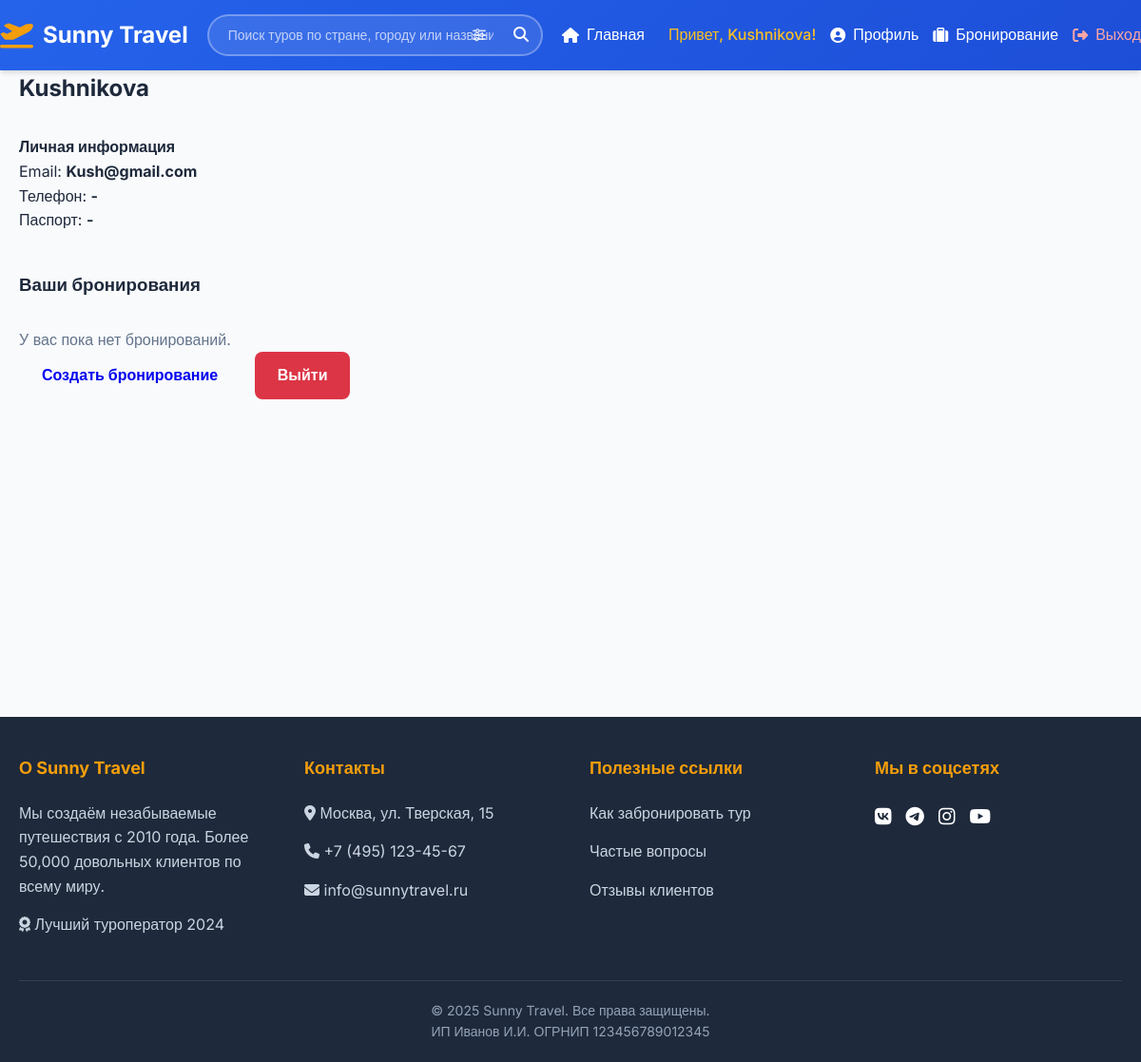
The page /profile/ (signed in) on the database as committed earlier.
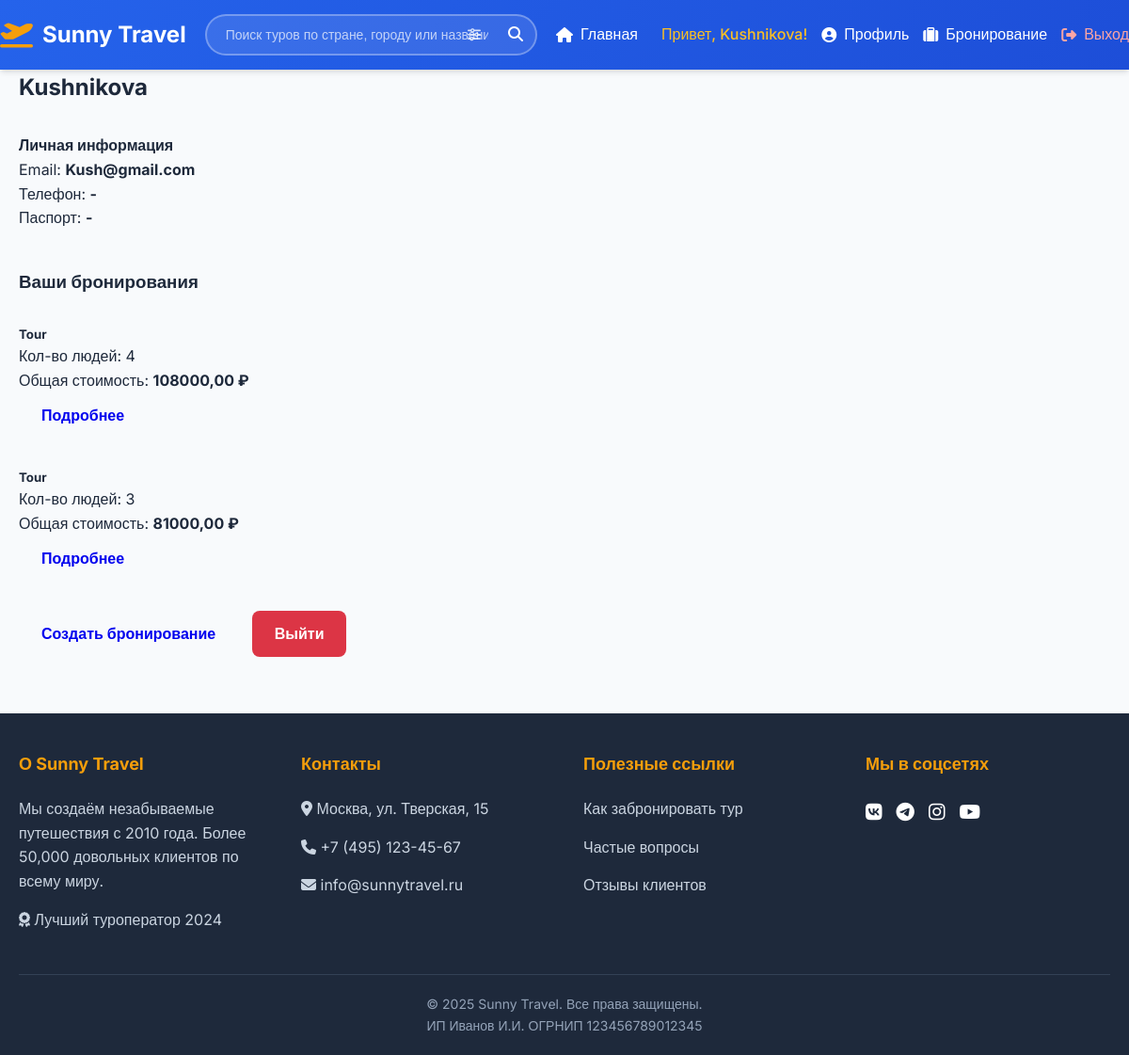
The same page on the database as committed later.
### main/models.py (models this page shows, shortened)
class Client(models.Model):
    full_name = models.CharField(max_length=100)
    email = models.EmailField()
    phone = models.CharField(max_length=20)
    passport_number = models.CharField(max_length=20)
    birth_date = models.DateField()
    address = models.CharField(max_length=255)

class Booking(models.Model):
    user = models.ForeignKey(User, on_delete=models.CASCADE, null=True, blank=True)
    client = models.ForeignKey(Client, on_delete=models.CASCADE)
    tour = models.ForeignKey(Tour, on_delete=models.CASCADE)
    hotel = models.ForeignKey(Hotel, on_delete=models.CASCADE)
    transport = models.ForeignKey(Transport, on_delete=models.CASCADE)
    people = models.IntegerField()
    total_price = models.DecimalField(max_digits=10, decimal_places=2)

class Tour(models.Model):
    title = models.CharField(max_length=100)
    country = models.CharField(max_length=100)
    duration_days = models.IntegerField()
    description = models.TextField()
    price = models.DecimalField(max_digits=10, decimal_places=2)
    available = models.BooleanField(default=True)

### main/views.py (the view)
# urls.py: path('profile/', views.profile, name='profile'),
@login_required
def profile(request):
    try:
        client = Client.objects.get(email=request.user.email)
    except Client.DoesNotExist:
        client = Client.objects.create(
            full_name=f"{request.user.first_name} {request.user.last_name}".strip() or request.user.username,
            email=request.user.email,
            phone="-",
            passport_number="-",
            birth_date="2000-01-01",
            address="Не указано"
        )
    bookings = Booking.objects.filter(user=request.user)
    return render(request, "main/profile.html", {
        "client": client,
        "bookings": bookings
    })

### main/templates/main/profile.html
{% extends "main/base.html" %}
{% block content %}
<h2 class="fw-bold mb-3">{{ client.full_name }}</h2>
<div class="card shadow p-4 mb-4">
    <h4>Личная информация</h4>
    <p>Email: <strong>{{ client.email }}</strong></p>
    <p>Телефон: <strong>{{ client.phone }}</strong></p>
    <p>Паспорт: <strong>{{ client.passport_number }}</strong></p>
</div>
<h3 class="fw-bold mb-3">Ваши бронирования</h3>
{% if bookings %}
    {% for booking in bookings %}
        <div class="card shadow p-3 mb-3">
            <h5>{{ booking.tour.title }}</h5>
            <p>Кол-во людей: {{ booking.people }}</p>
            <p>Общая стоимость: <strong>{{ booking.total_price }} ₽</strong></p>
            <a href="{% url 'main:booking_detail' booking.id %}" class="btn">Подробнее</a>
        </div>
    {% endfor %}
{% else %}
    <p class="text-muted">У вас пока нет бронирований.</p>
{% endif %}
<a href="{% url 'main:create_booking' %}" class="btn">Создать бронирование</a>
<a href="{% url 'main:logout' %}" class="btn" style="background:#dc3545;color:white;margin-left:10px;">Выйти</a>
{% endblock %}

### main/templates/main/base.html (shortened to what this page needs)
<!doctype html>
<html lang="ru">
<head>
  <link rel="stylesheet" href="https://cdnjs.cloudflare.com/ajax/libs/font-awesome/6.4.0/css/all.min.css">
</head>
<body>
  <header>
    <div class="container header-container">
      <a class="logo" href="{% url 'main:home' %}">
        <i class="fas fa-plane-departure"></i>
        <span>Sunny Travel</span>
      </a>
      <div class="search-container">
        <form action="{% url 'main:search' %}" method="get" class="search-form" id="searchForm">
          <input type="text"
                 name="q"
                 id="searchInput"
                 class="search-input"
                 placeholder="Поиск туров по стране, городу или названию..."
                 value="{{ request.GET.q|default:'' }}"
                 autocomplete="off">
          <button type="submit" class="search-button">
            <i class="fas fa-search"></i>
          </button>
          <a href="{% url 'main:search' %}" class="advanced-search-btn" title="Расширенный поиск">
            <i class="fas fa-sliders-h"></i>
          </a>
        </form>
      </div>
      <nav>
        <a href="{% url 'main:home' %}">
          <i class="fas fa-home"></i>
          <span>Главная</span>
        </a>
        {% if user.is_authenticated %}
          <div class="user-info">
            <span style="color: #fbbf24;">Привет, {{ user.username }}!</span>
            <a href="{% url 'main:profile' %}">
              <i class="fas fa-user-circle"></i>
              <span>Профиль</span>
            </a>
            <a href="{% url 'main:create_booking' %}">
              <i class="fas fa-suitcase"></i>
              <span>Бронирование</span>
            </a>
            <a href="{% url 'main:logout' %}" style="color: #fca5a5;">
              <i class="fas fa-sign-out-alt"></i>
              <span>Выход</span>
            </a>
          </div>
        {% endif %}
      </nav>
    </div>
  </header>
  <main class="container">
    {% block content %}{% endblock %}
  </main>
  <footer>
    <div class="container">
      <div class="footer-content">
        <div class="footer-section">
          <h3>О Sunny Travel</h3>
          <p>Мы создаём незабываемые путешествия с 2010 года. Более 50,000 довольных клиентов по всему миру.</p>
          <p><i class="fas fa-award"></i> Лучший туроператор 2024</p>
        </div>
        <div class="footer-section">
          <h3>Контакты</h3>
          <p><i class="fas fa-map-marker-alt"></i> Москва, ул. Тверская, 15</p>
          <p><i class="fas fa-phone"></i> +7 (495) 123-45-67</p>
          <p><i class="fas fa-envelope"></i> info@sunnytravel.ru</p>
        </div>
        <div class="footer-section">
          <h3>Полезные ссылки</h3>
          <p><a href="#" style="color:#cbd5e1;text-decoration:none;">Как забронировать тур</a></p>
          <p><a href="#" style="color:#cbd5e1;text-decoration:none;">Частые вопросы</a></p>
          <p><a href="#" style="color:#cbd5e1;text-decoration:none;">Отзывы клиентов</a></p>
        </div>
        <div class="footer-section">
          <h3>Мы в соцсетях</h3>
          <div class="social-links">
            <a href="#"><i class="fab fa-vk"></i></a>
            <a href="#"><i class="fab fa-telegram"></i></a>
            <a href="#"><i class="fab fa-instagram"></i></a>
            <a href="#"><i class="fab fa-youtube"></i></a>
          </div>
        </div>
      </div>
      <div class="footer-bottom">
        <p>&copy; {% now "Y" %} Sunny Travel. Все права защищены.</p>
        <p>ИП Иванов И.И. ОГРНИП 123456789012345</p>
      </div>
    </div>
  </footer>
</body>
</html>

### main/templates/main/base.html (style rules this page uses)
:root { --primary: #2563eb; --primary-dark: #1d4ed8; --secondary: #f59e0b; --accent: #10b981; --light: #f8fafc; --dark: #1e293b; --muted: #64748b; --card-bg: #ffffff; --card-border: #e2e8f0; --shadow: 0 4px 6px -1px rgba(0, 0, 0, 0.1), 0 2px 4px -1px rgba(0, 0, 0, 0.06); --shadow-lg: 0 10px 15px -3px rgba(0, 0, 0, 0.1), 0 4px 6px -2px rgba(0, 0, 0, 0.05); }
* { margin: 0; padding: 0; box-sizing: border-box; }
body { font-family: 'Inter', sans-serif; background-color: var(--light); color: var(--dark); line-height: 1.6; }
header { background: linear-gradient(135deg, var(--primary) 0%, var(--primary-dark) 100%); color: white; box-shadow: var(--shadow); position: sticky; top: 0; z-index: 1000; }
.container { max-width: 1200px; margin: 0 auto; padding: 0 20px; }
.header-container { display: flex; justify-content: space-between; align-items: center; padding: 15px 0; }
.logo { display: flex; align-items: center; gap: 10px; text-decoration: none; color: white; font-size: 24px; font-weight: 700; }
.logo i { color: var(--secondary); font-size: 28px; }
.search-container { flex: 1; max-width: 500px; margin: 0 20px; position: relative; }
.search-form { position: relative; }
.search-input { width: 100%; padding: 12px 50px 12px 20px; border: 2px solid rgba(255,255,255,0.3); border-radius: 30px; font-size: 14px; background: rgba(255,255,255,0.1); color: white; transition: all 0.3s; }
.search-input::placeholder { color: rgba(255,255,255,0.7); }
.search-button { position: absolute; right: 15px; top: 50%; transform: translateY(-50%); background: none; border: none; color: white; cursor: pointer; font-size: 16px; }
.advanced-search-btn { position: absolute; right: 60px; top: 50%; transform: translateY(-50%); color: rgba(255,255,255,0.8); text-decoration: none; font-size: 14px; }
nav { display: flex; align-items: center; gap: 25px; }
nav a { color: white; text-decoration: none; font-weight: 500; font-size: 16px; transition: all 0.3s ease; display: flex; align-items: center; gap: 8px; }
.user-info { display: flex; align-items: center; gap: 15px; }
.user-info span { font-weight: 500; }
.btn { display: inline-flex; align-items: center; justify-content: center; gap: 8px; padding: 12px 24px; border-radius: 8px; font-weight: 600; text-decoration: none; cursor: pointer; transition: all 0.3s ease; border: none; font-size: 16px; }
main { min-height: calc(100vh - 180px); }
footer { background-color: var(--dark); color: white; padding: 40px 0 20px; margin-top: 60px; }
.footer-content { display: grid; grid-template-columns: repeat(auto-fit, minmax(250px, 1fr)); gap: 40px; margin-bottom: 30px; }
.footer-section h3 { color: var(--secondary); margin-bottom: 20px; font-size: 18px; }
.footer-section p { color: #cbd5e1; margin-bottom: 15px; }
.social-links { display: flex; gap: 15px; margin-top: 20px; }
.social-links a { color: white; font-size: 20px; transition: color 0.3s; }
.footer-bottom { text-align: center; padding-top: 20px; border-top: 1px solid #334155; color: #94a3b8; font-size: 14px; }
.mb-3 { margin-bottom: 30px; }
.mb-4 { margin-bottom: 40px; }

Rows that differ between the two databases and show on the page:
added Booking: tour "Tour", people "4", total_price "108000,00"
added Booking: tour "Tour", people "3", total_price "81000,00"
Other text that changed with them:
text no longer shown: "У вас пока нет бронирований."
